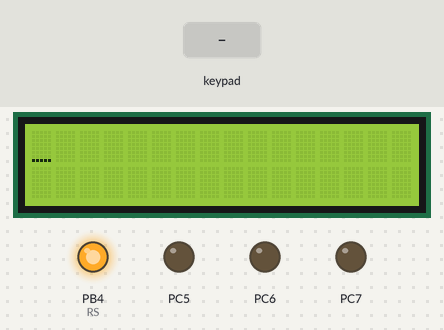
Bench run of a program on a simulated ATmega328P, built with avr-gcc and emulated at 16 MHz (the files do not name the chip). Shown: 16×2 character LCD, output pins drawn as LEDs (lit = HIGH). Wiring (inferred from the signals the program sends): 4×4 keypad with keys 7 8 9 / 4 5 6 * 1 2 3 - ? 0 = +: rows PD0, PD1, PD2, PD3; columns PD4, PD5, PD6, PD7; character LCD (HD44780): RS PC4; E PB5; data PC0, PC1, PC2, PC3. Dashed ring = blinking. The inputs (shaded band) are chosen by the test bench. Pins used as bus, display or sensor lines are not drawn.

Above: at 2.8 s.
2.9 s: keypad keys 7 + 5 = pressed 0.4 s apart
At 3.95 s:
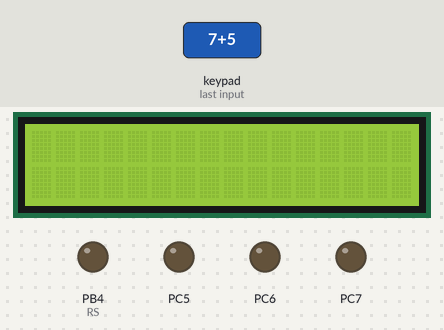
At 5.0 s:
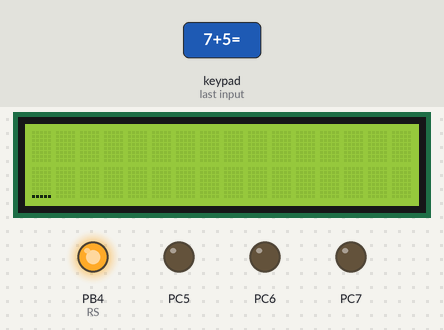
6.0 s: keypad keys 1 3 9 7 pressed 0.4 s apart
At 8.9 s:
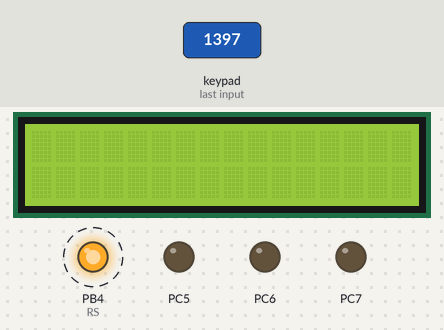
9.1 s: key '4' pressed
Timing chart, 0 to 12.1 s (numbered marks = the images above; inputs shaded):
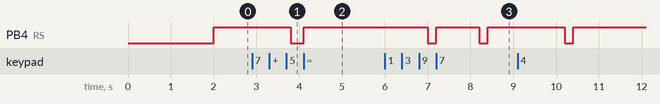

Measured:
- after the input at 6.0 s, PB4 (RS): alternates HIGH for 1.0 s and LOW for 0.20 s, starting after 1.0 s

The program:

main.c
```c
/*
 * GccApplication3.c
 *
 * Created: 12/27/2018 10:04:54 AM
 * Author : User
 */

#include <avr/io.h>
#define F_CPU 16000000UL
#include <util/delay.h>

#define RS PB4
#define E PB5
#define servo PB1

unsigned char col , row ;
char key [4]="1234";

unsigned char keypad [4][4]= {{'7','8','9','/'},
{'4','5','6','*'},
{'1','2','3','-'},
{'?','0','=','+'}};

char find ()
{
	while(1)
	{
		do
		{
			col=(PIND & 0Xf0);
		}while(col !=0xf0);

		PORTD=0xfE;//ground row0

		col = (PIND & 0xf0);
		if(col != 0xf0)//column detected
		{
			row = 0;
			break;
		}

		PORTD=0xfD;//ground row1

		col = (PIND & 0xf0);
		if(col != 0xf0)//column detected
		{
			row = 1;
			break;
		}

		PORTD=0xfb;//ground row2

		col = (PIND & 0xf0);
		if(col != 0xf0)//column detected
		{
			row = 2;
			break;
		}

		PORTD=0xf7;//ground row3

		col = (PIND & 0xf0);
		if(col != 0xf0)//column detected
		{
			row = 3;
			break;
		}
	}

	if(col == 0xe0) return(keypad[row][0]);
	else if(col == 0xd0) return(keypad[row][1]);
	else if(col == 0xb0) return(keypad[row][2]);
	else return(keypad[row][3]);

	_delay_ms(40);

}

int main(void)
{
	DDRC=0xff;
	DDRB|=1<<RS|1<<E;

	lcd_init();

	DDRD=0x0f; //columns rows
	PORTD=0xf0;

	while(1)
	{
		char user [4];


		lcd_print("Enter pin");
		lcd_gotoxy(1,2);//move to second line

		for (int i=0;i<4;i++)
		{
			user[i]=find();
			send_data(user[i]);

		}

		send_command(0x01);

		if (user[0]=='1'&
			user[1]=='2'&
			user[2]=='3'&
			user[3]=='4')
		{
			lcd_print("Welcome");
			DDRB |=(1<<PORTB1);
			TCNT1 = 0; // reset
			TCCR1A |=(1<<WGM11) |(1<<COM1A1) ;
			TCCR1B |=(1<<WGM13) |(1<<WGM12) |(1<<CS10) | (1<<CS11);
			ICR1=2499;//top

			OCR1A=600;
			_delay_ms(2000);
			send_command(0x01);

			OCR1A=374;
			_delay_ms(1000);
		}
		else
		{
			lcd_print("False");
			send_command(0x01);
		}
	}

}//end main
void lcd_init(){
	send_command(0x33);
	send_command(0x32);
	send_command(0x28);
	send_command(0x0E);
	send_command(0x01);
	_delay_ms(1000);
}
void send_command(unsigned char cmd){

	//char i,j;

	/*i=cmd & 0xf0; //send higher nibble*/
	PORTC = cmd>>4;
	PORTB &= ~ (1<<RS); //RS = 0 ; commmand
	PORTB |=  (1<<E); //send pulse
	_delay_ms(100);
	PORTB &= ~(1<<E);

/*	j=cmd & 0x0f; //send lower nibble*/
	PORTC = cmd & 0x0f;
	PORTB &= ~ (1<<RS); //RS = 0 ; commmand
	PORTB |=  (1<<E); //send pulse
	_delay_ms(100);
	PORTB &= ~(1<<E);
}
void send_data(unsigned char data){

	unsigned char i,j;

	i=data & 0xf0;//send higher nibble
	PORTC =i>>4;
	PORTB |= (1<<RS); //RS = 1 ; Data
	PORTB |=  (1<<E); //send pulse
	_delay_ms(100);
	PORTB &= ~(1<<E);

	j=data & 0x0f; //send lower nibble
	PORTC =j;
	PORTB |= (1<<RS); //RS = 1 ; Data
	PORTB |=  (1<<E); //send pulse
	_delay_ms(100);
	PORTB &= ~(1<<E);
}
void lcd_print(char*str){
	unsigned char i=0;
	while (str[i]!=0)
	{
		send_data(str[i]);
		i++;
	}
}
void lcd_gotoxy(unsigned char x, unsigned char y){
	unsigned char firstCharAdr[]={0x80, 0xC0, 0x94, 0xD4};
	send_command(firstCharAdr[y-1]+x-1);
	_delay_us(100);

}
```
